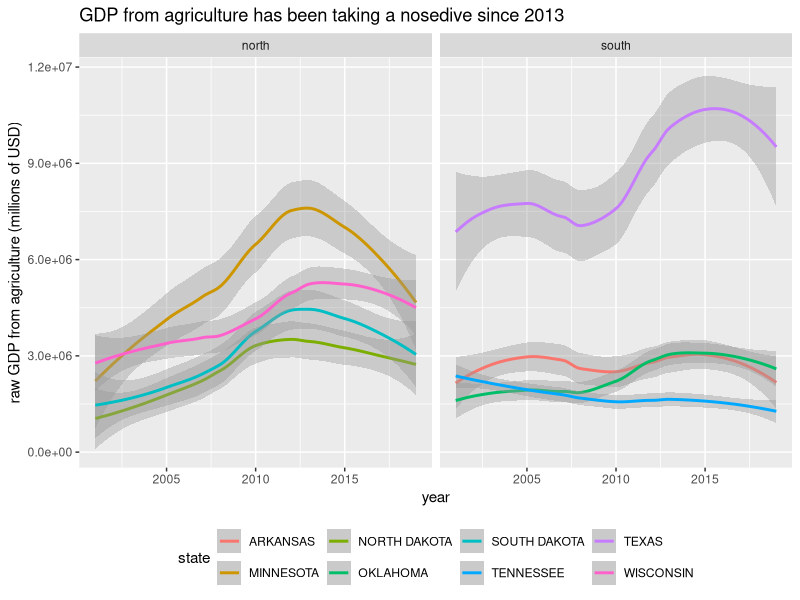
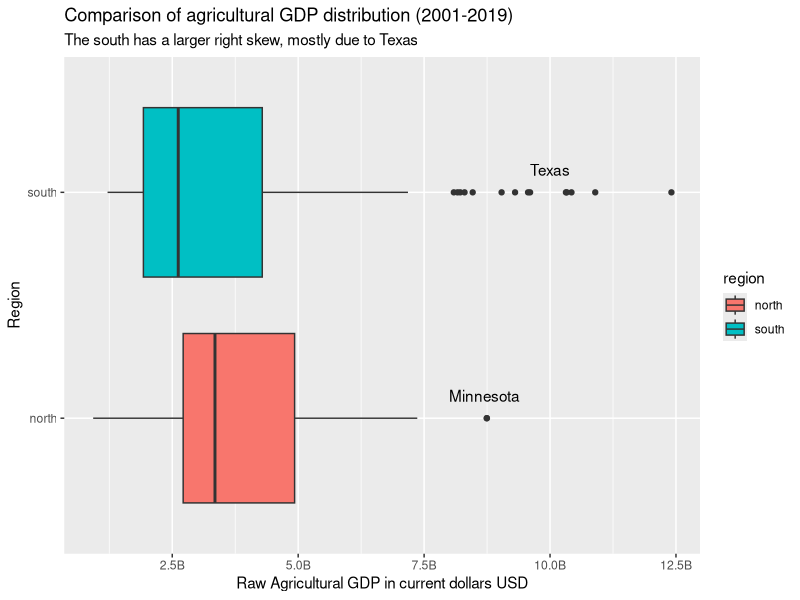
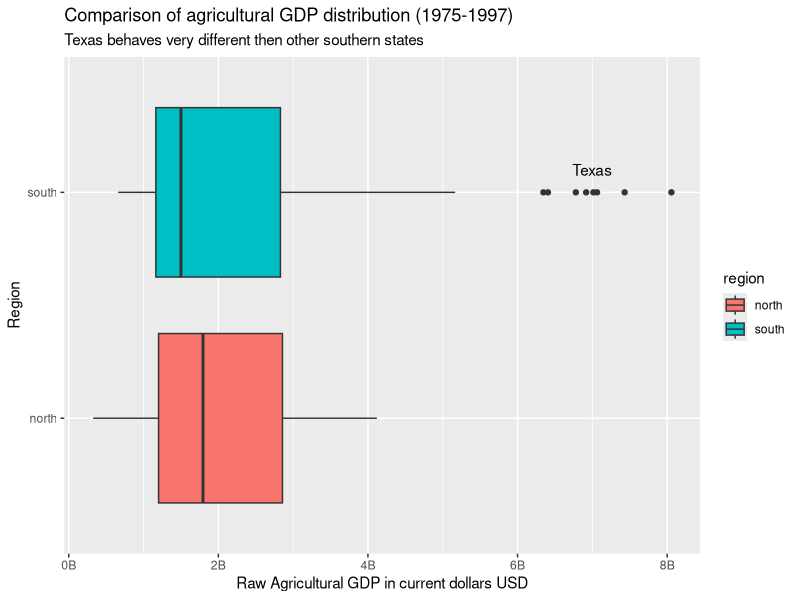
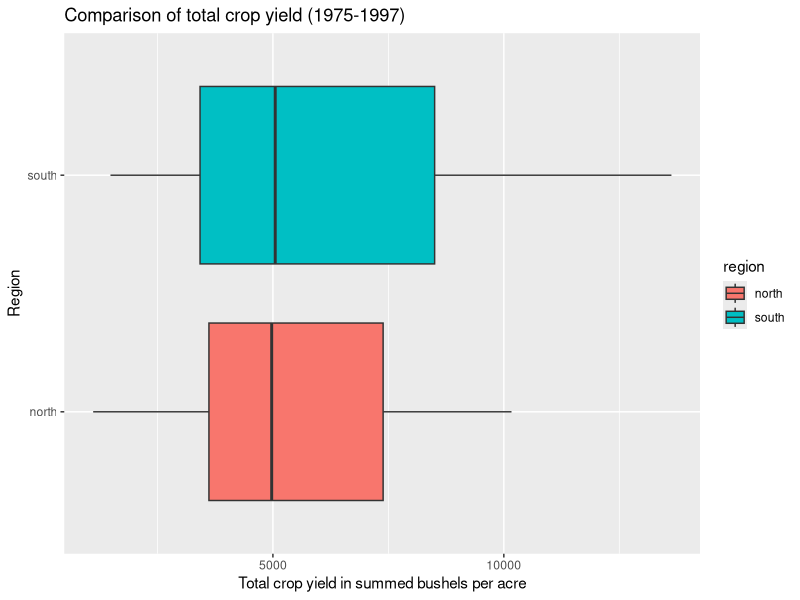
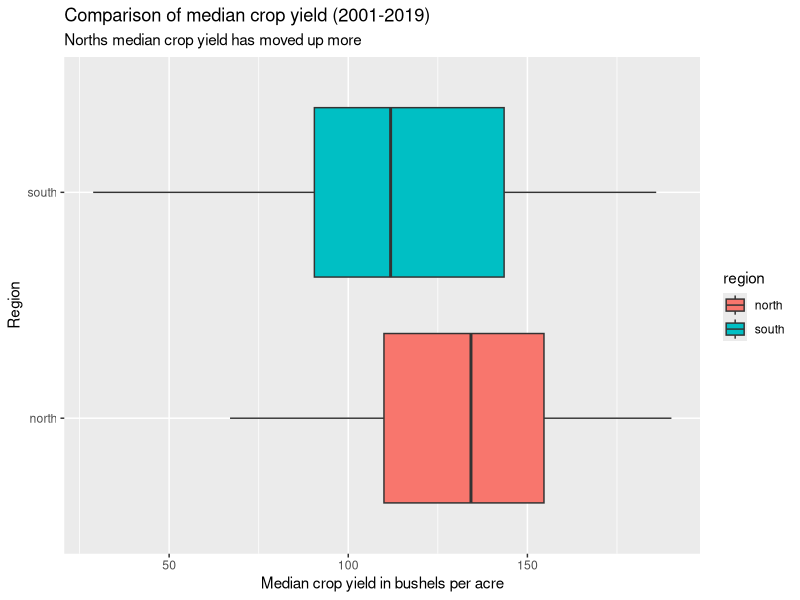
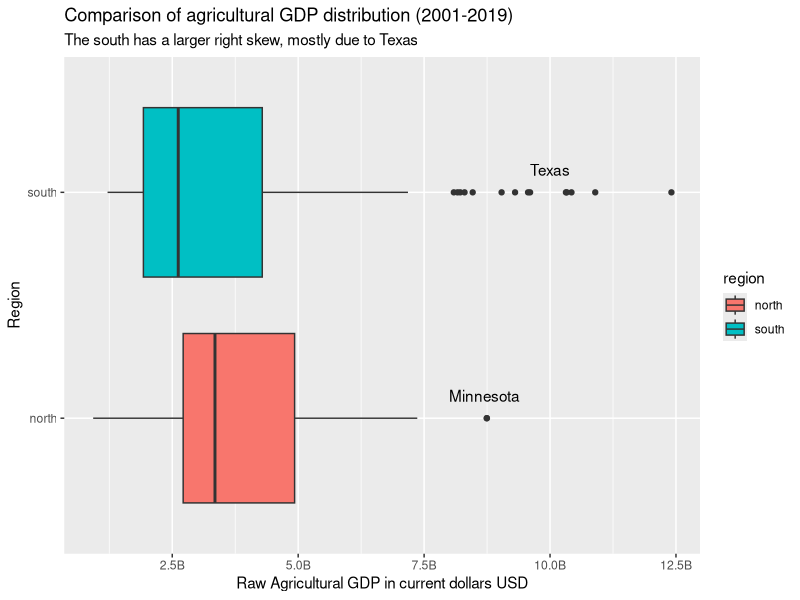
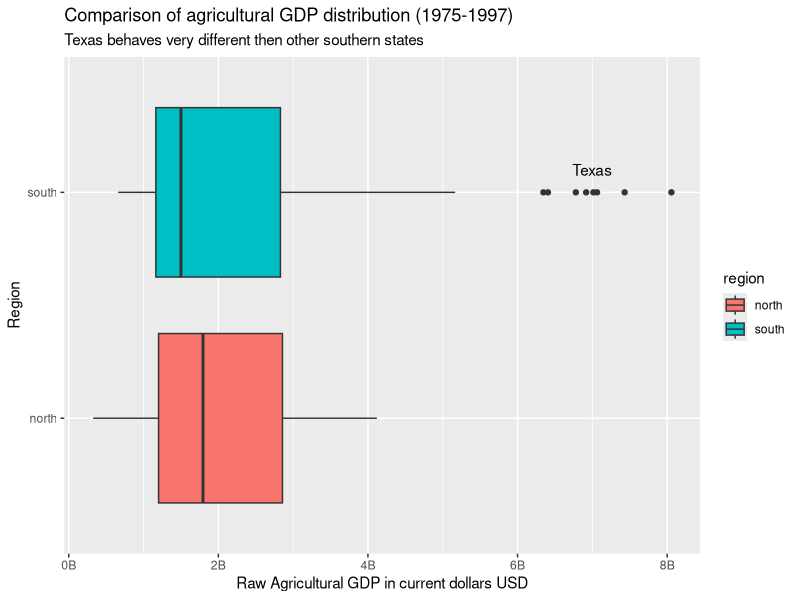
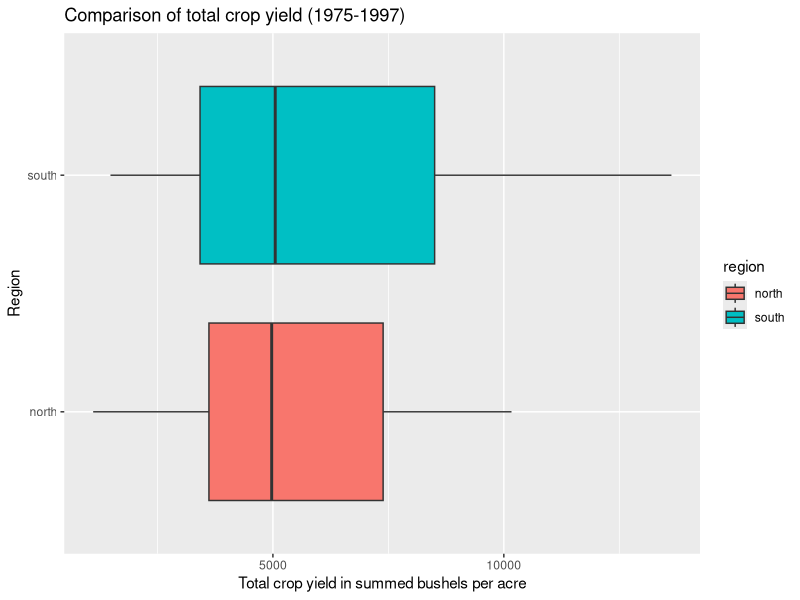

Generate these figures, in order, with R: (Note: this script raises an error after producing the figures.)
## ---------------------------
##
## Script name: gdp_graphs
##
## Purpose of script: Create cleaner graphs of gdp
##
## Author: Kimberly Li
##
## Date Created: 2021-04-14
##
## ---------------------------
##
## Notes: 
##
## ---------------------------

# Work directory and packages
kimberly_wd <- "~/Classes/DataScience/Spring2021_STAT5206_FinalProject"
setwd(kimberly_wd)     # Kimberly's working directory

natalie_wd <- "~/SENIOR YEAR/Stat comp and intro to data science/Final Project/Spring2021_STAT5206_FinalProject"
setwd(natalie_wd) 

library(tidyverse)

# Load data
gdp_stats<- read_csv("./output/GDP_stats.csv")
SIC_all_stats <- read_csv("./output/all_vars_1975_1997.csv")
NAICS_all_stats <- read_csv("./output/all_vars_2001_2019.csv")

# North and south
south <- c("OKLAHOMA", "ARKANSAS", "TENNESSEE", "TEXAS")
  
north <- c("WISCONSIN", "MINNESOTA", "MONTANA", "NORTH DAKOTA", "SOUTH DAKOTA")


head(gdp_stats)

no_mid_SIC <- SIC_all_stats[SIC_all_stats$state %in% north | SIC_all_stats$state %in% south,]
no_mid_NAICS <- NAICS_all_stats[NAICS_all_stats$state %in% north | NAICS_all_stats$state %in% south,]

gdp_raw_perc_SIC <- ggplot(no_mid_SIC,
                          aes(x = agri_gdp, y = perc_agri_gdp, group = state, color = state)) +
  facet_wrap(~region) +
  geom_smooth() + geom_point() +
  labs(title = "How",
       subtitle = "The southern states have a more consistent relationship between raw agricultural GDP and percent contribution",
       x = "Raw GDP (Millions of USD)",
       y = "Percent of GDP based on agriculture")
  
ggplot(no_mid_NAICS, aes(x = year, y = agri_gdp, group = state, color = state)) +
  facet_wrap(~region) + geom_smooth() + theme(legend.position = "bottom") +
  labs(title = "GDP from agriculture has been taking a nosedive since 2013",
       y = "raw GDP from agriculture (millions of USD)")

ag_output_1960_2004 <- read_csv("./output/total_agricultural_output_1960_2004.csv")

is_outlier <- function(x) {
  return(x < quantile(x, 0.25) - 1.5 * IQR(x) | x > quantile(x, 0.75) + 1.5 * IQR(x))
}

no_mid_NAICS %>%
  mutate(outlier = ifelse(is_outlier(agri_gdp), state, as.numeric(NA))) %>%
  ggplot(aes(x = region, y = agri_gdp, fill = region)) +
  geom_boxplot() + scale_y_continuous(label = scales::unit_format(unit = "B", scale = 1e-6, sep = ""))+ coord_flip() +  
  labs(title = "Comparison of agricultural GDP distribution (2001-2019)",
       subtitle = "The south has a larger right skew, mostly due to Texas",
       x = "Region", y = "Raw Agricultural GDP in current dollars USD") +
  annotate("text", label = "Texas", x = 2.1, y = 1*10000000) +
  annotate("text", label = "Minnesota", x = 1.1, y = .87*10000000) ->
  GDP_box_2001_2019
GDP_box_2001_2019

ggsave(path = "./figs/final", filename = "GDP_box_2001_2019.png")

no_mid_SIC %>%
  mutate(outlier = ifelse(is_outlier(agri_gdp), state, as.numeric(NA)))%>%
  ggplot(aes(x = region, y = agri_gdp, fill = region)) +
  geom_boxplot() + scale_y_continuous(label = scales::unit_format(unit = "B", scale = 1e-3, sep = ""))+ coord_flip() +
  labs(title = "Comparison of agricultural GDP distribution (1975-1997)",
       subtitle = "Texas behaves very different then other southern states",
       x = "Region", y = "Raw Agricultural GDP in current dollars USD") +
  annotate("text", label = "Texas", x = 2.1, y = 7000) ->
  GDP_box_1975_1997
GDP_box_1975_1997
ggsave(path = "./figs/final", filename = "GDP_box_1975_1997.png")

#geom_text(aes(label = tolower(outlier)), na.rm = TRUE, nudge_x = .1)

no_mid_SIC %>% ggplot(aes(x = region, y = total_cy, fill = region)) + 
  geom_boxplot() + coord_flip() +
  labs(title = "Comparison of total crop yield (1975-1997)",
       x = "Region", y = "Total crop yield in summed bushels per acre") ->
  CY_box_1975_1997
CY_box_1975_1997

ggsave(path = "./figs/review", filename = "CY_box_1975_1997.png")

no_mid_NAICS %>% ggplot(aes(x = region, y = total_cy, fill = region)) + 
  geom_boxplot() + coord_flip() +
  labs(title = "Comparison of total crop yield (2001-2019)",
       x = "Region", y = "Total crop yield in summed bushels per acre") ->
  CY_box_2001_2019

ggsave(path = "./figs/review", filename = "CY_box_2001_2019.png")

no_mid_SIC %>% ggplot(aes(x = region, y = med_cy, fill = region)) + 
  geom_boxplot() + coord_flip() +
  labs(title = "Comparison of median crop yield (1975-1997)",
       subtitle = "Measuring by median centers the south better, suggests lots of outliers",
       x = "Region", y = "Median crop yield in bushels per acre") ->
  CY_med_box_1975_1997

ggsave(path = "./figs/review", filename = "CY_med_box_1975_1997.png")

no_mid_NAICS %>% ggplot(aes(x = region, y = med_cy, fill = region)) + 
  geom_boxplot() + coord_flip() +
  labs(title = "Comparison of median crop yield (2001-2019)",
       subtitle = "Norths median crop yield has moved up more",
       x = "Region", y = "Median crop yield in bushels per acre") ->
  CY_med_box_2001_2019
CY_med_box_2001_2019

ggsave(path = "./figs/review", filename = "CY_med_box_2001_2019.png")

no_mid_SIC %>% ggplot() +
  facet_wrap(~region) +
  geom_smooth(aes(x = year, y = perc_agri_gdp, color = state)) +
  theme(legend.position = "bottom") + 
  geom_smooth(aes(x = year, y = total_cy, color = state)) +

no_mid_SIC %>% ggplot(aes(x = year, y = total_cy, color = state)) +
  facet_wrap(~region) +
  geom_smooth() + theme(legend.position = "bottom") -> p2

# dual axis graphing in progress
no_mid_SIC %>% ggplot() + 
  geom_smooth(aes(x = year, y = perc_agri_gdp, color = state)) + 
  scale_y_continuous( 
    "Casualties* due to:", 
    sec.axis = sec_axis(~. *0.001,  
                        name="Aircraft passengers carried, bn",)
  ) + 
  geom_line(aes(x = year, y = total_cy, color = state)) + 
  labs(title = "Aircraft safety", subtitle="Worldwide") +
  facet_wrap(~region)
